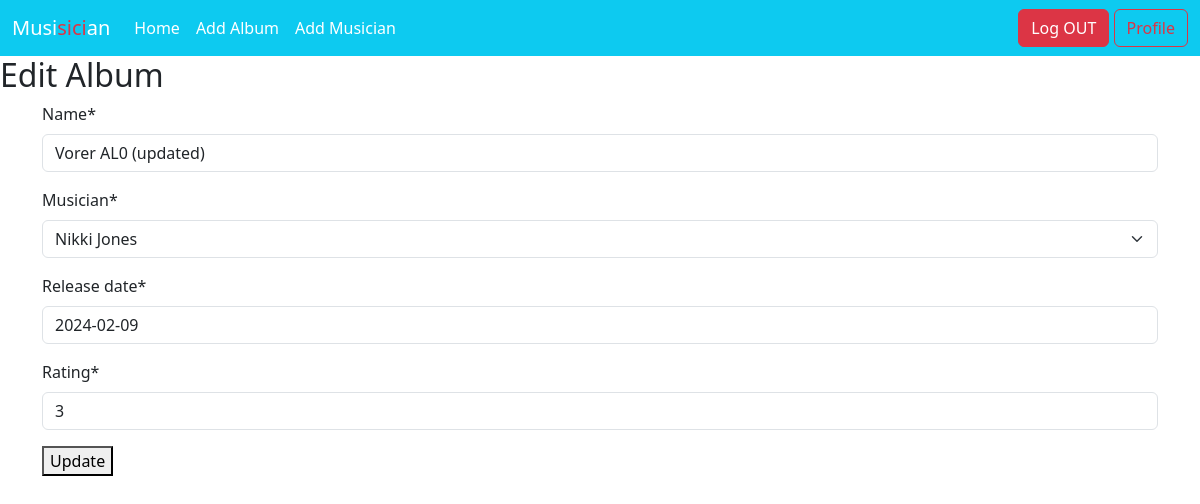
The page /music/albums/2/edit/ (signed in) on the database its author committed.
### music/models.py (models this page shows, shortened)
class Album(models.Model):
    name = models.CharField(max_length=100)
    musician = models.ForeignKey(Musician, related_name='albums', on_delete=models.CASCADE)
    release_date = models.DateField()
    rating = models.IntegerField(validators=[MinValueValidator(1), MaxValueValidator(5)])

### music/views.py (the view)
# urls.py: path('albums/<int:pk>/edit/', AlbumUpdateView.as_view(), name='album_edit'),
class AlbumUpdateView(LoginRequiredMixin, UpdateView):
    model = Album
    form_class = AlbumForm
    template_name = 'album_form.html'
    success_url = reverse_lazy('homepage')

### music/forms.py
class AlbumForm(forms.ModelForm):
    class Meta:
        model = Album
        fields = '__all__'

### music/models.py (called while the page is built)
    def __str__(self):
        return f"{self.first_name} {self.last_name}"

### music/templates/album_form.html (shortened to what this page needs)
{% extends 'base.html' %}
{% load crispy_forms_tags %}
{% block content %}
  <h2>{% if form.instance.pk %}Edit{% else %}Create{% endif %} Album</h2>
  <form method="post" class="container">
    {{ form | crispy }}
    <button type="submit">{% if form.instance.pk %}Update{% else %}Create{% endif %}</button>
  </form>
{% endblock %}

### rows shown on the page
Album: name "Vorer AL0 (updated)", musician "Nikki Jones", release_date "2024-02-09", rating "3"
